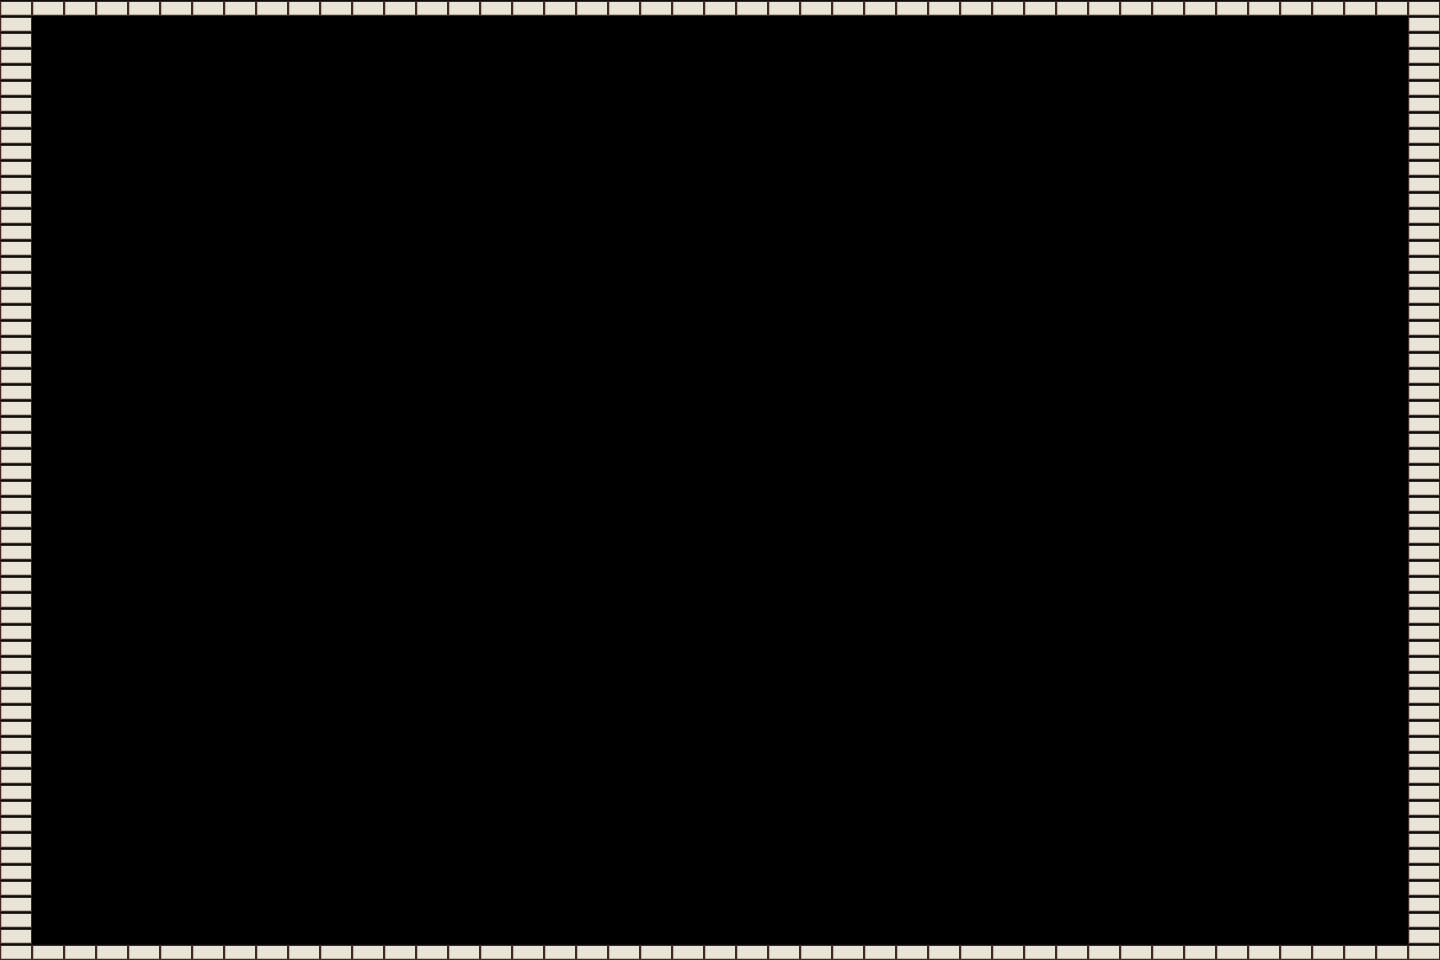

This game map was drawn from its Tiled (.tmx) file and the tilesets committed beside it. A one-line description and the trimmed map source follow:
An orthogonal 90x60 tile map with 16x16 px tiles, 1 tile layer (display) and 5 objects (4x wall.square, player).

<map version="1.2" tiledversion="1.3.4" orientation="orthogonal" renderorder="right-down" width="90" height="60" tilewidth="16" tileheight="16" infinite="0" nextlayerid="6" nextobjectid="41">
 <tileset firstgid="1" source="default.tsx" />
 <layer id="1" name="display" width="90" height="60">
  <data>[5400 cells, 412 non-empty, 2 distinct tile ids]</data>
 </layer>
 <objectgroup id="4" name="object">
  <object id="10" name="player" x="733.333" y="182">
   <point />
  </object>
  <object id="11" name="wall.square" x="0" y="1" width="1437" height="13" />
  <object id="12" name="wall.square" x="0" y="0" width="30" height="958.333" />
  <object id="39" name="wall.square" x="1409" y="-0.499833" width="30" height="958.333" />
  <object id="40" name="wall.square" x="1.5" y="944.167" width="1437" height="13" />
 </objectgroup>
</map>
